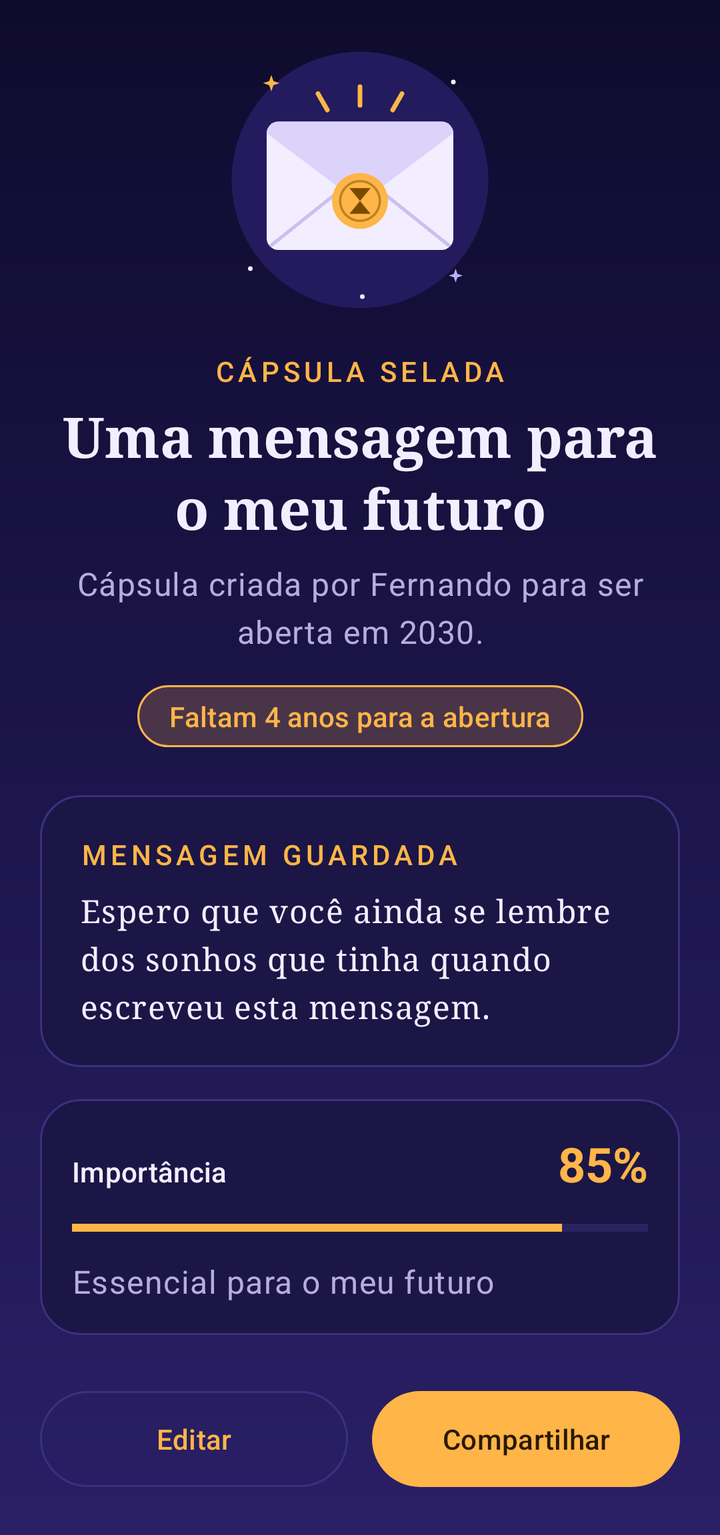
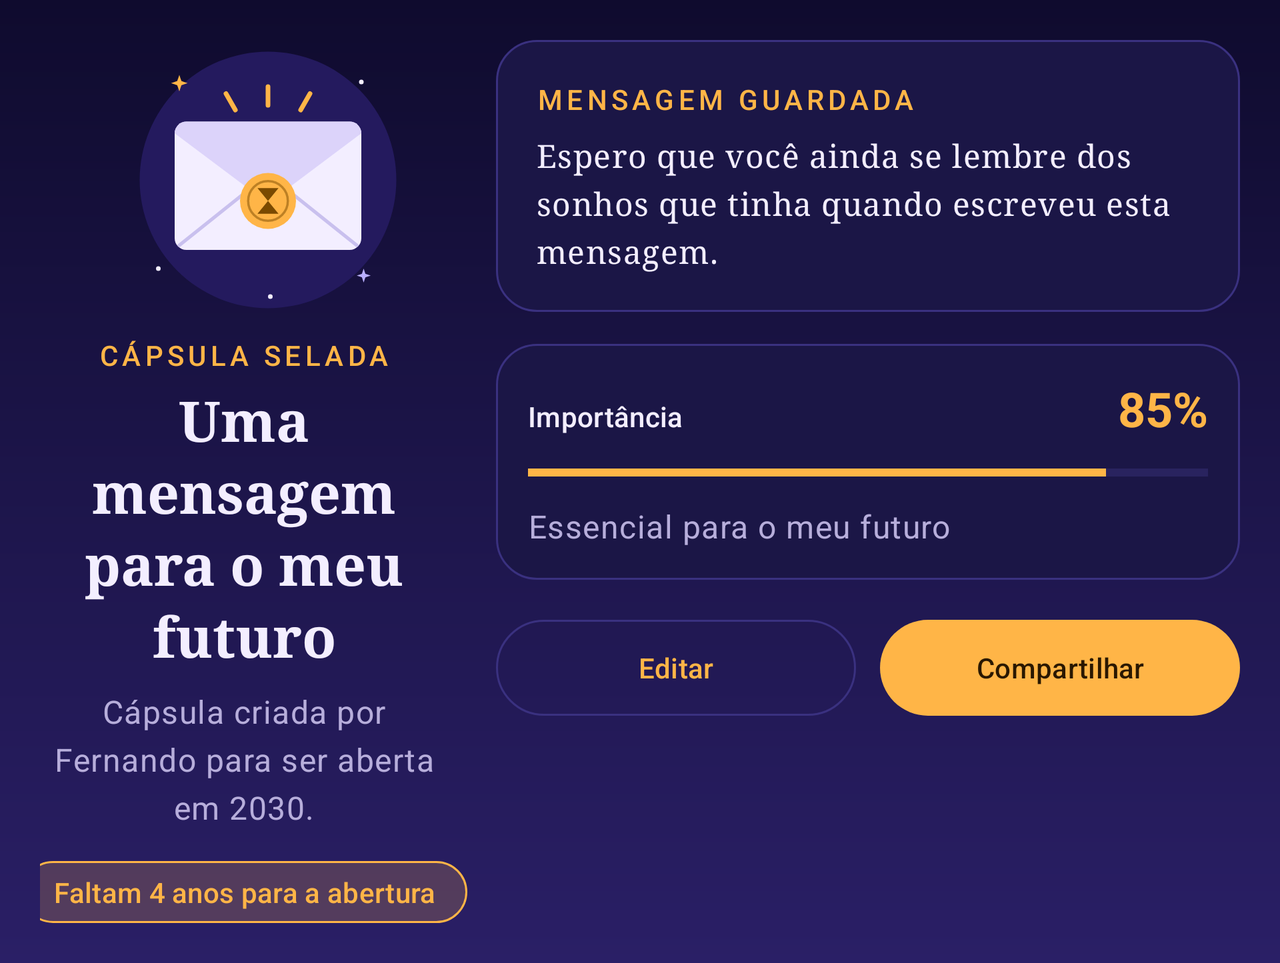

One screen, two layout resources from the same app: the default and the repository's alternative for another configuration. Each is rendered where Android would select it; the XML of both is given below.
<!-- AndroidManifest.xml: application theme Theme.CapsulaDoFuturo -->
<!-- res/layout/activity_capsula.xml -->
<?xml version="1.0" encoding="utf-8"?>
<ScrollView xmlns:android="http://schemas.android.com/apk/res/android"
    xmlns:app="http://schemas.android.com/apk/res-auto"
    xmlns:tools="http://schemas.android.com/tools"
    android:id="@+id/scroll_capsula"
    android:layout_width="match_parent"
    android:layout_height="match_parent"
    android:clipToPadding="false"
    android:fillViewport="true"
    tools:context=".CapsulaActivity">

    <androidx.constraintlayout.widget.ConstraintLayout
        android:id="@+id/layout_capsula"
        android:layout_width="match_parent"
        android:layout_height="wrap_content"
        android:padding="@dimen/margem_tela">

        <ImageView
            android:id="@+id/img_carta_selada"
            android:layout_width="@dimen/imagem_destaque"
            android:layout_height="@dimen/imagem_destaque"
            android:contentDescription="@string/desc_imagem_carta"
            android:src="@drawable/ic_carta_selada"
            app:layout_constraintEnd_toEndOf="parent"
            app:layout_constraintStart_toStartOf="parent"
            app:layout_constraintTop_toTopOf="parent" />

        <TextView
            android:id="@+id/txt_sobretitulo_capsula"
            android:layout_width="0dp"
            android:layout_height="wrap_content"
            android:layout_marginTop="@dimen/espaco_medio"
            android:gravity="center"
            android:text="@string/sobretitulo_capsula"
            android:textAppearance="@style/Texto.Sobretitulo"
            app:layout_constraintEnd_toEndOf="parent"
            app:layout_constraintStart_toStartOf="parent"
            app:layout_constraintTop_toBottomOf="@id/img_carta_selada" />

        <TextView
            android:id="@+id/txt_titulo_capsula"
            android:layout_width="0dp"
            android:layout_height="wrap_content"
            android:layout_marginTop="4dp"
            android:gravity="center"
            android:textAppearance="@style/Texto.Titulo"
            app:layout_constraintEnd_toEndOf="parent"
            app:layout_constraintStart_toStartOf="parent"
            app:layout_constraintTop_toBottomOf="@id/txt_sobretitulo_capsula"
            tools:text="Uma mensagem para o meu futuro" />

        <TextView
            android:id="@+id/txt_criada_por"
            android:layout_width="0dp"
            android:layout_height="wrap_content"
            android:layout_marginTop="@dimen/espaco_pequeno"
            android:gravity="center"
            android:textAppearance="@style/Texto.Corpo"
            app:layout_constraintEnd_toEndOf="parent"
            app:layout_constraintStart_toStartOf="parent"
            app:layout_constraintTop_toBottomOf="@id/txt_titulo_capsula"
            tools:text="Cápsula criada por Fernando para ser aberta em 2030." />

        <TextView
            android:id="@+id/txt_contagem"
            android:layout_width="wrap_content"
            android:layout_height="wrap_content"
            android:layout_marginTop="@dimen/espaco_medio"
            android:background="@drawable/bg_selo"
            android:paddingHorizontal="@dimen/espaco_medio"
            android:paddingVertical="6dp"
            android:textAppearance="@style/TextAppearance.Material3.LabelLarge"
            android:textColor="@color/ambar"
            app:layout_constraintEnd_toEndOf="parent"
            app:layout_constraintStart_toStartOf="parent"
            app:layout_constraintTop_toBottomOf="@id/txt_criada_por"
            tools:text="Faltam 4 anos para a abertura" />

        <androidx.constraintlayout.widget.ConstraintLayout
            android:id="@+id/layout_mensagem_capsula"
            android:layout_width="0dp"
            android:layout_height="wrap_content"
            android:layout_marginTop="@dimen/espaco_grande"
            android:background="@drawable/bg_cartao"
            android:padding="@dimen/margem_tela"
            app:layout_constraintEnd_toEndOf="parent"
            app:layout_constraintStart_toStartOf="parent"
            app:layout_constraintTop_toBottomOf="@id/txt_contagem">

            <TextView
                android:id="@+id/txt_rotulo_mensagem_capsula"
                android:layout_width="0dp"
                android:layout_height="wrap_content"
                android:text="@string/rotulo_mensagem_capsula"
                android:textAppearance="@style/Texto.Sobretitulo"
                app:layout_constraintEnd_toEndOf="parent"
                app:layout_constraintStart_toStartOf="parent"
                app:layout_constraintTop_toTopOf="parent" />

            <TextView
                android:id="@+id/txt_mensagem_capsula"
                android:layout_width="0dp"
                android:layout_height="wrap_content"
                android:layout_marginTop="@dimen/espaco_pequeno"
                android:fontFamily="serif"
                android:lineSpacingMultiplier="1.25"
                android:textAppearance="@style/TextAppearance.Material3.BodyLarge"
                android:textColor="@color/texto_principal"
                android:textIsSelectable="true"
                app:layout_constraintEnd_toEndOf="parent"
                app:layout_constraintStart_toStartOf="parent"
                app:layout_constraintTop_toBottomOf="@id/txt_rotulo_mensagem_capsula"
                tools:text="Espero que você ainda se lembre dos sonhos que tinha quando escreveu esta mensagem." />
        </androidx.constraintlayout.widget.ConstraintLayout>

        <androidx.constraintlayout.widget.ConstraintLayout
            android:id="@+id/layout_importancia_capsula"
            android:layout_width="0dp"
            android:layout_height="wrap_content"
            android:layout_marginTop="@dimen/espaco_medio"
            android:background="@drawable/bg_cartao"
            android:padding="@dimen/espaco_medio"
            app:layout_constraintEnd_toEndOf="parent"
            app:layout_constraintStart_toStartOf="parent"
            app:layout_constraintTop_toBottomOf="@id/layout_mensagem_capsula">

            <TextView
                android:id="@+id/txt_rotulo_importancia_capsula"
                android:layout_width="0dp"
                android:layout_height="wrap_content"
                android:text="@string/rotulo_importancia_capsula"
                android:textAppearance="@style/Texto.Rotulo"
                app:layout_constraintBaseline_toBaselineOf="@id/txt_importancia_capsula"
                app:layout_constraintEnd_toStartOf="@id/txt_importancia_capsula"
                app:layout_constraintStart_toStartOf="parent" />

            <TextView
                android:id="@+id/txt_importancia_capsula"
                android:layout_width="wrap_content"
                android:layout_height="wrap_content"
                android:textAppearance="@style/Texto.Destaque"
                app:layout_constraintEnd_toEndOf="parent"
                app:layout_constraintTop_toTopOf="parent"
                tools:text="85%" />

            <ProgressBar
                android:id="@+id/progress_importancia"
                style="?android:attr/progressBarStyleHorizontal"
                android:layout_width="0dp"
                android:layout_height="wrap_content"
                android:layout_marginTop="@dimen/espaco_pequeno"
                android:contentDescription="@string/desc_barra_importancia"
                android:max="100"
                android:progressBackgroundTint="@color/trilha_seekbar"
                android:progressTint="@color/ambar"
                app:layout_constraintEnd_toEndOf="parent"
                app:layout_constraintStart_toStartOf="parent"
                app:layout_constraintTop_toBottomOf="@id/txt_importancia_capsula"
                tools:progress="85" />

            <TextView
                android:id="@+id/txt_nivel_importancia_capsula"
                android:layout_width="0dp"
                android:layout_height="wrap_content"
                android:layout_marginTop="@dimen/espaco_pequeno"
                android:textAppearance="@style/Texto.Corpo"
                app:layout_constraintEnd_toEndOf="parent"
                app:layout_constraintStart_toStartOf="parent"
                app:layout_constraintTop_toBottomOf="@id/progress_importancia"
                tools:text="@string/nivel_importancia_essencial" />
        </androidx.constraintlayout.widget.ConstraintLayout>

        <com.google.android.material.button.MaterialButton
            android:id="@+id/btn_editar"
            style="@style/Widget.Material3.Button.OutlinedButton"
            android:layout_width="0dp"
            android:layout_height="wrap_content"
            android:layout_marginTop="@dimen/espaco_grande"
            android:layout_marginEnd="6dp"
            android:minHeight="56dp"
            android:text="@string/botao_editar"
            app:icon="@drawable/ic_editar"
            app:iconGravity="textStart"
            app:layout_constraintBottom_toBottomOf="parent"
            app:layout_constraintEnd_toStartOf="@id/btn_compartilhar"
            app:layout_constraintHorizontal_chainStyle="spread"
            app:layout_constraintStart_toStartOf="parent"
            app:layout_constraintTop_toBottomOf="@id/layout_importancia_capsula"
            app:layout_constraintVertical_bias="0" />

        <com.google.android.material.button.MaterialButton
            android:id="@+id/btn_compartilhar"
            android:layout_width="0dp"
            android:layout_height="wrap_content"
            android:layout_marginStart="6dp"
            android:minHeight="56dp"
            android:text="@string/botao_compartilhar"
            app:icon="@drawable/ic_compartilhar"
            app:iconGravity="textStart"
            app:layout_constraintEnd_toEndOf="parent"
            app:layout_constraintStart_toEndOf="@id/btn_editar"
            app:layout_constraintTop_toTopOf="@id/btn_editar" />

    </androidx.constraintlayout.widget.ConstraintLayout>
</ScrollView>
<!-- resources referenced by this layout -->
<resources>
  <color name="ambar">#FFFFB547</color>
  <color name="texto_principal">#FFF3EEFF</color>
  <color name="trilha_seekbar">#FF4B4299</color>
  <dimen name="espaco_grande">24dp</dimen>
  <dimen name="espaco_medio">16dp</dimen>
  <dimen name="espaco_pequeno">8dp</dimen>
  <dimen name="imagem_destaque">140dp</dimen>
  <dimen name="margem_tela">20dp</dimen>
  <!-- drawable bg_cartao (drawable) -->
  <?xml version="1.0" encoding="utf-8"?>
  <shape xmlns:android="http://schemas.android.com/apk/res/android"
      android:shape="rectangle">
      <solid android:color="@color/superficie" />
      <stroke
          android:width="1dp"
          android:color="@color/superficie_borda" />
      <corners android:radius="@dimen/raio_cartao" />
  </shape>
  <!-- drawable bg_selo (drawable) -->
  <?xml version="1.0" encoding="utf-8"?>
  <shape xmlns:android="http://schemas.android.com/apk/res/android"
      android:shape="rectangle">
      <solid android:color="#33FFB547" />
      <stroke
          android:width="1dp"
          android:color="@color/ambar" />
      <corners android:radius="100dp" />
  </shape>
  <string name="botao_compartilhar">Compartilhar</string>
  <string name="botao_editar">Editar</string>
  <string name="desc_barra_importancia">Indicador visual da importância da mensagem</string>
  <string name="desc_imagem_carta">Ilustração de uma carta lacrada com um selo de ampulheta</string>
  <string name="nivel_importancia_essencial">Essencial para o meu futuro</string>
  <string name="rotulo_importancia_capsula">Importância</string>
  <string name="rotulo_mensagem_capsula">Mensagem guardada</string>
  <string name="sobretitulo_capsula">Cápsula selada</string>
  <style name="Texto.Corpo" parent="TextAppearance.Material3.BodyLarge">
          <item name="android:textColor">@color/texto_secundario</item>
      </style>
  <style name="Texto.Destaque" parent="TextAppearance.Material3.HeadlineSmall">
          <item name="android:textColor">@color/ambar</item>
          <item name="android:textStyle">bold</item>
      </style>
  <style name="Texto.Rotulo" parent="TextAppearance.Material3.TitleSmall">
          <item name="android:textColor">@color/texto_principal</item>
      </style>
  <style name="Texto.Sobretitulo" parent="TextAppearance.Material3.LabelLarge">
          <item name="android:textColor">@color/ambar</item>
          <item name="android:letterSpacing">0.15</item>
          <item name="android:textAllCaps">true</item>
      </style>
  <style name="Texto.Titulo" parent="TextAppearance.Material3.HeadlineMedium">
          <item name="android:textColor">@color/texto_principal</item>
          <item name="android:fontFamily">serif</item>
          <item name="fontFamily">serif</item>
          <item name="android:textStyle">bold</item>
      </style>
  <color name="superficie">#FF1B1646</color>
  <color name="superficie_borda">#FF3A3180</color>
  <dimen name="raio_cartao">20dp</dimen>
  <color name="texto_secundario">#FFB7AEDB</color>
  <color name="ambar_escuro">#FF2A1800</color>
  <color name="violeta_claro">#FFB9AFFF</color>
  <color name="ceu_profundo">#FF0F0B2E</color>
  <color name="erro">#FFFF8A80</color>
  <color name="erro_escuro">#FF5C1A14</color>
  <!-- drawable bg_ceu_noturno (drawable) -->
  <?xml version="1.0" encoding="utf-8"?>
  <shape xmlns:android="http://schemas.android.com/apk/res/android"
      android:shape="rectangle">
      <gradient
          android:angle="270"
          android:endColor="@color/ceu_horizonte"
          android:startColor="@color/ceu_profundo"
          android:type="linear" />
  </shape>
  <style name="Widget.CapsulaDoFuturo.CampoTexto" parent="Widget.Material3.TextInputLayout.OutlinedBox">
          <item name="boxCornerRadiusTopStart">14dp</item>
          <item name="boxCornerRadiusTopEnd">14dp</item>
          <item name="boxCornerRadiusBottomStart">14dp</item>
          <item name="boxCornerRadiusBottomEnd">14dp</item>
          <item name="boxBackgroundColor">@color/superficie</item>
      </style>
  <color name="ceu_horizonte">#FF2A1F66</color>
  <!-- some entries are left out for length -->
</resources>
<!-- res/layout-land/activity_capsula.xml (the repository's variant of the layout above) -->
<!-- drawn on the phone turned sideways -->
<?xml version="1.0" encoding="utf-8"?>
<ScrollView xmlns:android="http://schemas.android.com/apk/res/android"
    xmlns:app="http://schemas.android.com/apk/res-auto"
    xmlns:tools="http://schemas.android.com/tools"
    android:id="@+id/scroll_capsula"
    android:layout_width="match_parent"
    android:layout_height="match_parent"
    android:clipToPadding="false"
    android:fillViewport="true"
    tools:context=".CapsulaActivity">

    <androidx.constraintlayout.widget.ConstraintLayout
        android:id="@+id/layout_capsula"
        android:layout_width="match_parent"
        android:layout_height="wrap_content"
        android:padding="@dimen/margem_tela">

        <androidx.constraintlayout.widget.Guideline
            android:id="@+id/guia_colunas"
            android:layout_width="wrap_content"
            android:layout_height="wrap_content"
            android:orientation="vertical"
            app:layout_constraintGuide_percent="0.38" />

        
        <ImageView
            android:id="@+id/img_carta_selada"
            android:layout_width="@dimen/imagem_destaque"
            android:layout_height="@dimen/imagem_destaque"
            android:contentDescription="@string/desc_imagem_carta"
            android:src="@drawable/ic_carta_selada"
            app:layout_constraintEnd_toStartOf="@id/guia_colunas"
            app:layout_constraintStart_toStartOf="parent"
            app:layout_constraintTop_toTopOf="parent" />

        <TextView
            android:id="@+id/txt_sobretitulo_capsula"
            android:layout_width="0dp"
            android:layout_height="wrap_content"
            android:layout_marginTop="@dimen/espaco_pequeno"
            android:layout_marginEnd="@dimen/espaco_grande"
            android:gravity="center"
            android:text="@string/sobretitulo_capsula"
            android:textAppearance="@style/Texto.Sobretitulo"
            app:layout_constraintEnd_toStartOf="@id/guia_colunas"
            app:layout_constraintStart_toStartOf="parent"
            app:layout_constraintTop_toBottomOf="@id/img_carta_selada" />

        <TextView
            android:id="@+id/txt_titulo_capsula"
            android:layout_width="0dp"
            android:layout_height="wrap_content"
            android:layout_marginTop="4dp"
            android:layout_marginEnd="@dimen/espaco_grande"
            android:gravity="center"
            android:textAppearance="@style/Texto.Titulo"
            app:layout_constraintEnd_toStartOf="@id/guia_colunas"
            app:layout_constraintStart_toStartOf="parent"
            app:layout_constraintTop_toBottomOf="@id/txt_sobretitulo_capsula"
            tools:text="Uma mensagem para o meu futuro" />

        <TextView
            android:id="@+id/txt_criada_por"
            android:layout_width="0dp"
            android:layout_height="wrap_content"
            android:layout_marginTop="@dimen/espaco_pequeno"
            android:layout_marginEnd="@dimen/espaco_grande"
            android:gravity="center"
            android:textAppearance="@style/Texto.Corpo"
            app:layout_constraintEnd_toStartOf="@id/guia_colunas"
            app:layout_constraintStart_toStartOf="parent"
            app:layout_constraintTop_toBottomOf="@id/txt_titulo_capsula"
            tools:text="Cápsula criada por Fernando para ser aberta em 2030." />

        <TextView
            android:id="@+id/txt_contagem"
            android:layout_width="wrap_content"
            android:layout_height="wrap_content"
            android:layout_marginTop="@dimen/espaco_medio"
            android:layout_marginEnd="@dimen/espaco_grande"
            android:background="@drawable/bg_selo"
            android:paddingHorizontal="@dimen/espaco_medio"
            android:paddingVertical="6dp"
            android:textAppearance="@style/TextAppearance.Material3.LabelLarge"
            android:textColor="@color/ambar"
            app:layout_constraintEnd_toStartOf="@id/guia_colunas"
            app:layout_constraintStart_toStartOf="parent"
            app:layout_constraintTop_toBottomOf="@id/txt_criada_por"
            tools:text="Faltam 4 anos para a abertura" />

        
        <androidx.constraintlayout.widget.ConstraintLayout
            android:id="@+id/layout_mensagem_capsula"
            android:layout_width="0dp"
            android:layout_height="wrap_content"
            android:background="@drawable/bg_cartao"
            android:padding="@dimen/margem_tela"
            app:layout_constraintEnd_toEndOf="parent"
            app:layout_constraintStart_toStartOf="@id/guia_colunas"
            app:layout_constraintTop_toTopOf="parent">

            <TextView
                android:id="@+id/txt_rotulo_mensagem_capsula"
                android:layout_width="0dp"
                android:layout_height="wrap_content"
                android:text="@string/rotulo_mensagem_capsula"
                android:textAppearance="@style/Texto.Sobretitulo"
                app:layout_constraintEnd_toEndOf="parent"
                app:layout_constraintStart_toStartOf="parent"
                app:layout_constraintTop_toTopOf="parent" />

            <TextView
                android:id="@+id/txt_mensagem_capsula"
                android:layout_width="0dp"
                android:layout_height="wrap_content"
                android:layout_marginTop="@dimen/espaco_pequeno"
                android:fontFamily="serif"
                android:lineSpacingMultiplier="1.25"
                android:textAppearance="@style/TextAppearance.Material3.BodyLarge"
                android:textColor="@color/texto_principal"
                android:textIsSelectable="true"
                app:layout_constraintEnd_toEndOf="parent"
                app:layout_constraintStart_toStartOf="parent"
                app:layout_constraintTop_toBottomOf="@id/txt_rotulo_mensagem_capsula"
                tools:text="Espero que você ainda se lembre dos sonhos que tinha quando escreveu esta mensagem." />
        </androidx.constraintlayout.widget.ConstraintLayout>

        <androidx.constraintlayout.widget.ConstraintLayout
            android:id="@+id/layout_importancia_capsula"
            android:layout_width="0dp"
            android:layout_height="wrap_content"
            android:layout_marginTop="@dimen/espaco_medio"
            android:background="@drawable/bg_cartao"
            android:padding="@dimen/espaco_medio"
            app:layout_constraintEnd_toEndOf="parent"
            app:layout_constraintStart_toStartOf="@id/guia_colunas"
            app:layout_constraintTop_toBottomOf="@id/layout_mensagem_capsula">

            <TextView
                android:id="@+id/txt_rotulo_importancia_capsula"
                android:layout_width="0dp"
                android:layout_height="wrap_content"
                android:text="@string/rotulo_importancia_capsula"
                android:textAppearance="@style/Texto.Rotulo"
                app:layout_constraintBaseline_toBaselineOf="@id/txt_importancia_capsula"
                app:layout_constraintEnd_toStartOf="@id/txt_importancia_capsula"
                app:layout_constraintStart_toStartOf="parent" />

            <TextView
                android:id="@+id/txt_importancia_capsula"
                android:layout_width="wrap_content"
                android:layout_height="wrap_content"
                android:textAppearance="@style/Texto.Destaque"
                app:layout_constraintEnd_toEndOf="parent"
                app:layout_constraintTop_toTopOf="parent"
                tools:text="85%" />

            <ProgressBar
                android:id="@+id/progress_importancia"
                style="?android:attr/progressBarStyleHorizontal"
                android:layout_width="0dp"
                android:layout_height="wrap_content"
                android:layout_marginTop="@dimen/espaco_pequeno"
                android:contentDescription="@string/desc_barra_importancia"
                android:max="100"
                android:progressBackgroundTint="@color/trilha_seekbar"
                android:progressTint="@color/ambar"
                app:layout_constraintEnd_toEndOf="parent"
                app:layout_constraintStart_toStartOf="parent"
                app:layout_constraintTop_toBottomOf="@id/txt_importancia_capsula"
                tools:progress="85" />

            <TextView
                android:id="@+id/txt_nivel_importancia_capsula"
                android:layout_width="0dp"
                android:layout_height="wrap_content"
                android:layout_marginTop="@dimen/espaco_pequeno"
                android:textAppearance="@style/Texto.Corpo"
                app:layout_constraintEnd_toEndOf="parent"
                app:layout_constraintStart_toStartOf="parent"
                app:layout_constraintTop_toBottomOf="@id/progress_importancia"
                tools:text="@string/nivel_importancia_essencial" />
        </androidx.constraintlayout.widget.ConstraintLayout>

        <com.google.android.material.button.MaterialButton
            android:id="@+id/btn_editar"
            style="@style/Widget.Material3.Button.OutlinedButton"
            android:layout_width="0dp"
            android:layout_height="wrap_content"
            android:layout_marginTop="@dimen/espaco_medio"
            android:layout_marginEnd="6dp"
            android:minHeight="56dp"
            android:text="@string/botao_editar"
            app:icon="@drawable/ic_editar"
            app:iconGravity="textStart"
            app:layout_constraintEnd_toStartOf="@id/btn_compartilhar"
            app:layout_constraintStart_toStartOf="@id/guia_colunas"
            app:layout_constraintTop_toBottomOf="@id/layout_importancia_capsula" />

        <com.google.android.material.button.MaterialButton
            android:id="@+id/btn_compartilhar"
            android:layout_width="0dp"
            android:layout_height="wrap_content"
            android:layout_marginStart="6dp"
            android:minHeight="56dp"
            android:text="@string/botao_compartilhar"
            app:icon="@drawable/ic_compartilhar"
            app:iconGravity="textStart"
            app:layout_constraintEnd_toEndOf="parent"
            app:layout_constraintStart_toEndOf="@id/btn_editar"
            app:layout_constraintTop_toTopOf="@id/btn_editar" />

    </androidx.constraintlayout.widget.ConstraintLayout>
</ScrollView>
